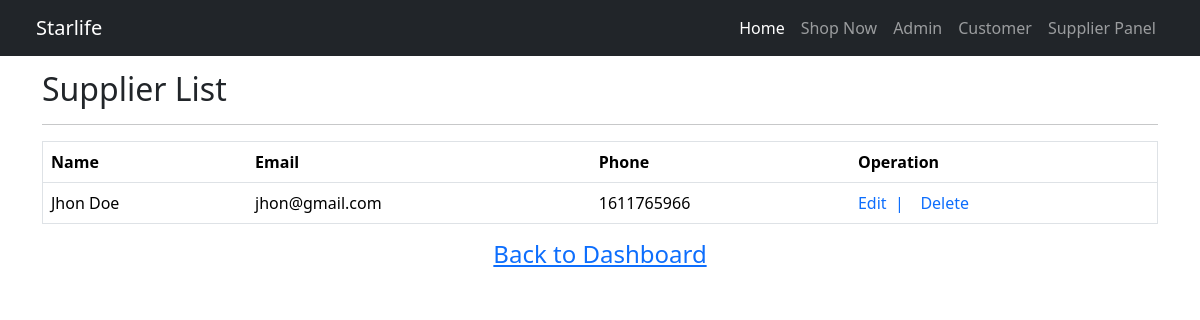
Page /admin/1supplier_list.php (signed in) on the committed database.
### tables this page shows
CREATE TABLE `supplier_info` (
  `supplier_id` int(10) NOT NULL,
  `supplier_name` varchar(50) NOT NULL,
  `contact_name` varchar(30) NOT NULL,
  `address` varchar(50) NOT NULL,
  `city` varchar(20) NOT NULL,
  `postal_code` int(10) NOT NULL,
  `country` varchar(20) NOT NULL,
  `phone` int(12) DEFAULT NULL,
  `password` varchar(30) NOT NULL,
  `email` varchar(35) NOT NULL
);

### admin/1supplier_list.php (the view, shortened to what this page needs)
<?php
include('../connection.php');
?>
<!DOCTYPE html>
<html lang="en">
<head>
    <link rel="stylesheet" href="../css/bootstrap.min.css">
    <link rel="stylesheet" href="https://cdnjs.cloudflare.com/ajax/libs/font-awesome/6.1.1/css/all.min.css">
</head>
<?php include('../header.php') ?>
<body>
    <?php
    $sql = "SELECT * FROM `supplier_info`";
    $result = mysqli_query($conn, $sql);
    ?>
    <div class="container">
        <div class="row myrow">
            <div class="col-lg-12">
                <h2>Supplier List</h2>
                <hr>
                <table class="table" border="1">
                    <tr>
                        <th>Name</th>
                        <th>Email</th>
                        <th>Phone</th>
                        <th>Operation</th>
                    </tr>
                    <?php
                    while ($row = mysqli_fetch_assoc($result)) {
                        $name = $row['supplier_name'];
                        $email = $row['email'];
                        $phone = $row['phone'];
                    ?>
                            <tr>
                                <td><?php echo $name; ?></td>
                                <td><?php echo $email; ?></td>
                                <td><?php echo $phone; ?></td>
                                <td>
                                    <a style="text-decoration: none;" href="1supplier_edit.php?id=<?php echo $row['supplier_id']; ?>">Edit&nbsp;&nbsp;| </a>
                                    <a style="text-decoration: none;" href="1supplier_delete.php?id=<?php echo $row['supplier_id']; ?>">&nbsp;&nbsp; Delete</a>
                                </td>
                            </tr>
                    <?php
                    }
                    ?>
                </table>
            </div>
        </div>
    </div>
    <h4 style="text-align: center;"><a href="1admindashboard.php">Back to Dashboard</a></h4>
</body>
</html>

### admin/1supplier_list.php (style rules this page uses)
.myrow { padding-top: 70px; }

### rows in the picture
supplier_info: supplier_name "Jhon Doe", email "jhon@gmail.com", phone "1611765966"

### other values in the picture
$brandName "Starlife"
